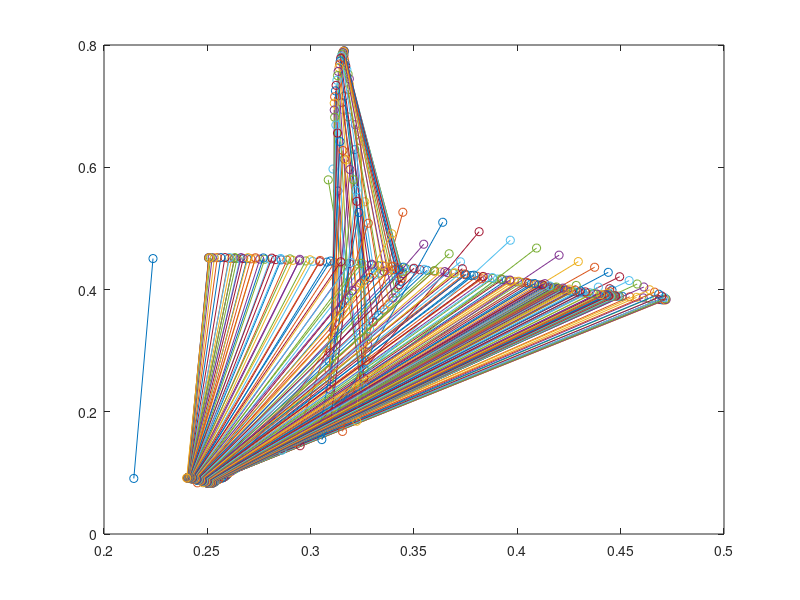
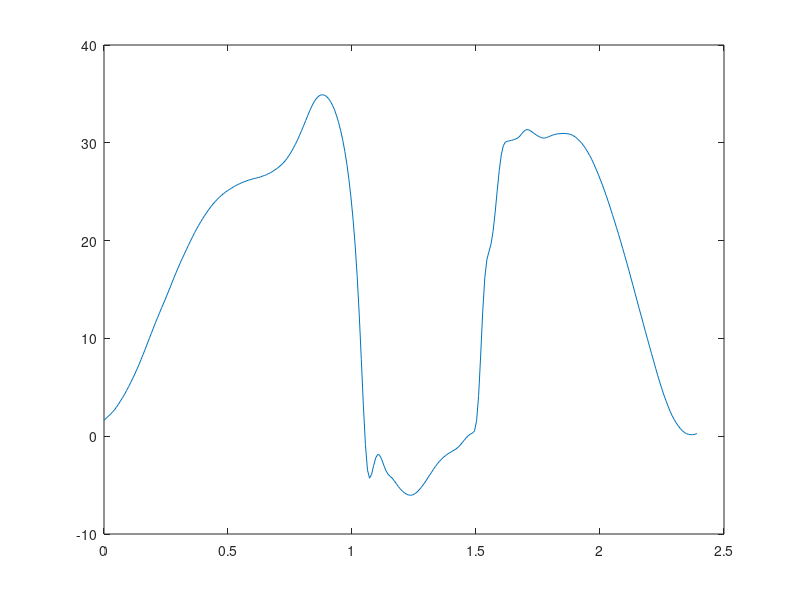

The MATLAB source for these figures, in order:
% Created by: Anthony Le
% Last updated: 02.12.2018

% KIN 523: Homework 4 - Planar Kinematics
% Due: 02.15.18
%% Problem 4
close all;
clear;

load('static.mat');
load('jump.mat');

% all trials were recorded @ 120 frames/s 
f_s = 120;
delta_t = 1 / f_s;

time = [];

for i = 1:length(frame_j)
    t = frame_j(i) * 0.0083;
    time = cat(1, time, t);
end

avgx_ank = mean(ANKX_ST);
avgy_ank = mean(ANKY_ST);

avgx_knee = mean(KNEX_ST);
avgy_knee = mean(KNEY_ST);

plot([avgx_ank avgx_knee], [avgy_ank avgy_knee], '-o');
hold on;
for j = 1:length(frame_j)
    plot([ANKX_J(j, 1) KNEX_J(j, 1)], [ANKY_J(j, 1) KNEY_J(j, 1)], '-o');
end
hold off;

offset_ang = atan2d((avgy_knee - avgy_ank), (avgx_knee - avgx_ank));
offset_ang = 90 - offset_ang; 

MJ_ANG = [];

for k = 1:length(frame_j)
    mj_ang = atan2d((KNEY_J(k, 1) - ANKY_J(k, 1)), (KNEX_J(k, 1) - ANKX_J(k, 1)));
    MJ_ANG = cat(1, MJ_ANG, mj_ang);
end

MJ_ANG = 90 - MJ_ANG;
AJ_ANG = MJ_ANG - offset_ang;

FTAng = horzcat(frame_j, time, AJ_ANG);

figure(2);
plot(time, AJ_ANG);